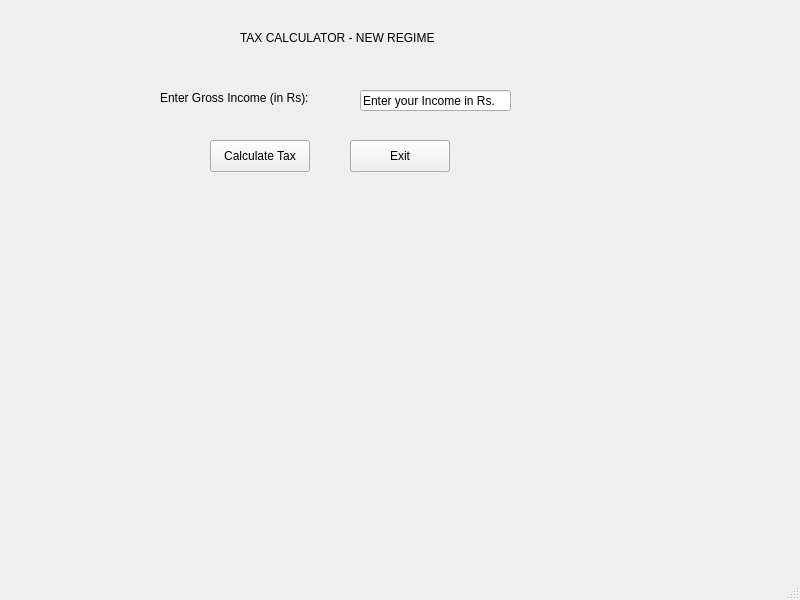
<?xml version="1.0" encoding="UTF-8"?>
<ui version="4.0">
 <class>MainWindow</class>
 <widget class="QMainWindow" name="MainWindow">
  <property name="geometry">
   <rect>
    <x>0</x>
    <y>0</y>
    <width>800</width>
    <height>600</height>
   </rect>
  </property>
  <property name="windowTitle">
   <string>MainWindow</string>
  </property>
  <widget class="QWidget" name="centralwidget">
   <widget class="QLabel" name="label">
    <property name="geometry">
     <rect>
      <x>160</x>
      <y>90</y>
      <width>171</width>
      <height>16</height>
     </rect>
    </property>
    <property name="text">
     <string>Enter Gross Income (in Rs):</string>
    </property>
   </widget>
   <widget class="QLineEdit" name="incomeInput">
    <property name="geometry">
     <rect>
      <x>360</x>
      <y>90</y>
      <width>151</width>
      <height>21</height>
     </rect>
    </property>
    <property name="text">
     <string>Enter your Income in Rs.</string>
    </property>
   </widget>
   <widget class="QPushButton" name="calculateButton">
    <property name="geometry">
     <rect>
      <x>210</x>
      <y>140</y>
      <width>100</width>
      <height>32</height>
     </rect>
    </property>
    <property name="text">
     <string>Calculate Tax</string>
    </property>
   </widget>
   <widget class="QPushButton" name="exit">
    <property name="geometry">
     <rect>
      <x>350</x>
      <y>140</y>
      <width>100</width>
      <height>32</height>
     </rect>
    </property>
    <property name="text">
     <string>Exit</string>
    </property>
   </widget>
   <widget class="QLabel" name="label_2">
    <property name="geometry">
     <rect>
      <x>240</x>
      <y>30</y>
      <width>211</width>
      <height>16</height>
     </rect>
    </property>
    <property name="text">
     <string>TAX CALCULATOR - NEW REGIME</string>
    </property>
   </widget>
  </widget>
  <widget class="QMenuBar" name="menubar">
   <property name="geometry">
    <rect>
     <x>0</x>
     <y>0</y>
     <width>800</width>
     <height>24</height>
    </rect>
   </property>
  </widget>
  <widget class="QStatusBar" name="statusbar"/>
 </widget>
 <resources/>
 <connections/>
</ui>
